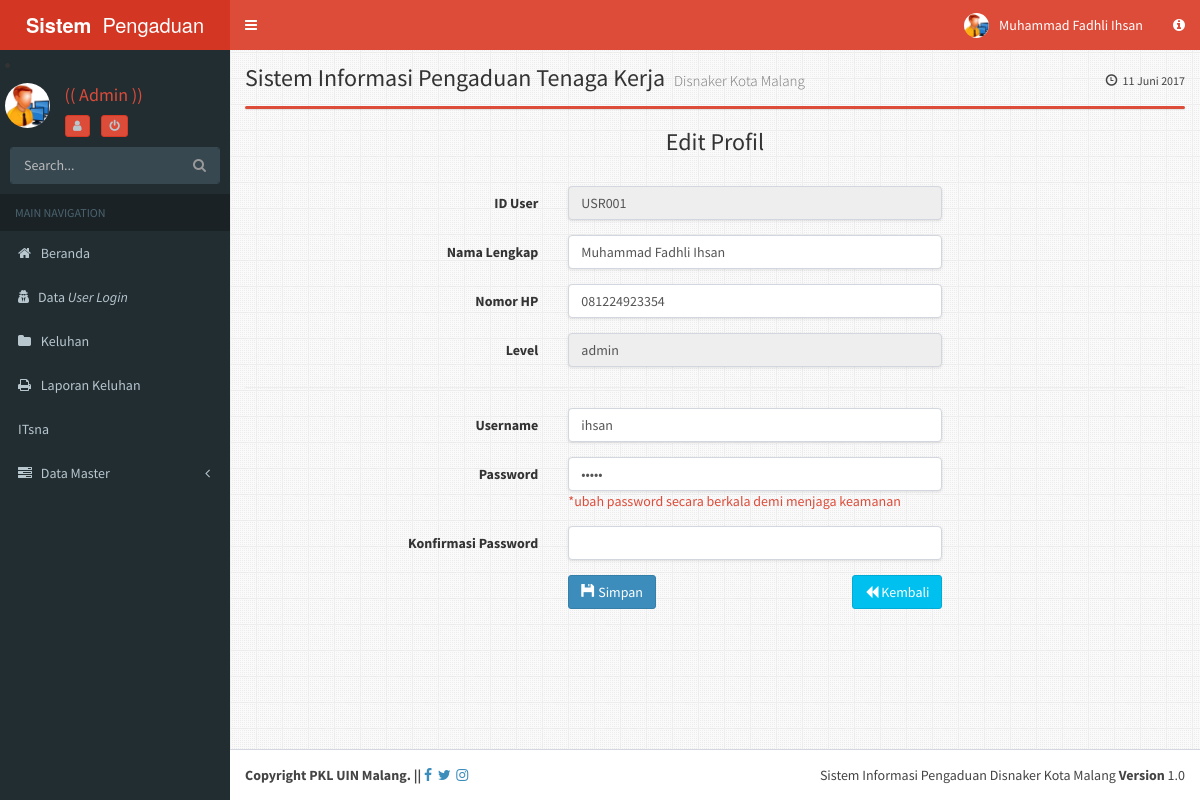
/admin/index.php?module=edit_user&id_user=USR001 (signed in), run on the app's committed database.
### tables this page shows
CREATE TABLE IF NOT EXISTS `user` (
  `id_user` varchar(10) NOT NULL,
  `user` varchar(32) NOT NULL,
  `pass` varchar(32) NOT NULL,
  `nama` varchar(32) NOT NULL,
  `no_hp` varchar(15) NOT NULL,
  `level` enum('admin','hrd','gm') NOT NULL,
  `blokir` enum('N','Y') NOT NULL,
  PRIMARY KEY (`id_user`)
);

### admin/module/edit_user.php (the view, shortened to what this page needs)
<?php
$data=mysql_query("select * from user where id_user='$_GET[id_user]'");
$edit=mysql_fetch_array($data);
?>
<h3 class="box-title margin text-center">Edit Profil</h3>
<br/>
<form class="form-horizontal" role="form" method="post">
  <div class="form-group">
    <label class="col-sm-4 control-label">ID User </label>
    <div class="col-sm-5">
      <input type="text" class="form-control" readonly name="id_user" value="<?php echo $edit['id_user']; ?>" >
    </div>
  </div>
  <div class="form-group">
    <label class="col-sm-4 control-label">Nama Lengkap</label>
    <div class="col-sm-5">
      <input type="text" class="form-control" required="required" name="nama" value="<?php echo $edit['nama']; ?>">
    </div>
  </div>
  <div class="form-group">
    <label class="col-sm-4 control-label">Nomor HP</label>
    <div class="col-sm-5">
      <input type="text" class="form-control" required="required" name="no_hp" value="<?php echo $edit['no_hp']; ?>">
    </div>
  </div>
	<div class="form-group">
    <label class="col-sm-4 control-label">Level </label>
    <div class="col-sm-5">
     <input type="text" class="form-control" readonly value="<?php echo $edit['level']; ?>">
    </div>
  </div>
<hr/>
<div class="form-group">
    <label class="col-sm-4 control-label">Username</label>
    <div class="col-sm-5">
      <input type="text" class="form-control" required="required" name="user" value="<?php echo $edit['user']; ?>">
    </div>
  </div>
  <div class="form-group">
    <label class="col-sm-4 control-label">Password</label>
    <div class="col-sm-5">
      <input type="password" id="password1"class="form-control" required="required" name="pass" value="<?php echo $edit['pass']; ?>">
	  <a class="text-red">*ubah password secara berkala demi menjaga keamanan</a>
    </div>
  </div>
  <div class="form-group">
    <label class="col-sm-4 control-label">Konfirmasi Password</label>
    <div class="col-sm-5">
      <input type="password" id="password2"class="form-control" required="required">
    </div>
  </div>
	<div class="form-group">
    <label class="col-sm-4 control-label">  </label>
    <div class="col-sm-5">
<button type="submit"name="submit" class="btn btn-primary"><i class="glyphicon glyphicon-floppy-disk"></i> Simpan</button>
<a href="javascript:history.back()" class="btn btn-info pull-right"><i class="fa fa-backward"></i> Kembali</a>
    </div>
  </div>
</form>

### data on the page
user: id_user "USR001", nama "Muhammad Fadhli Ihsan", no_hp "081224923354", level "admin", user "ihsan"

### other printed values
$_SESSION['nama'] "Muhammad Fadhli Ihsan"
